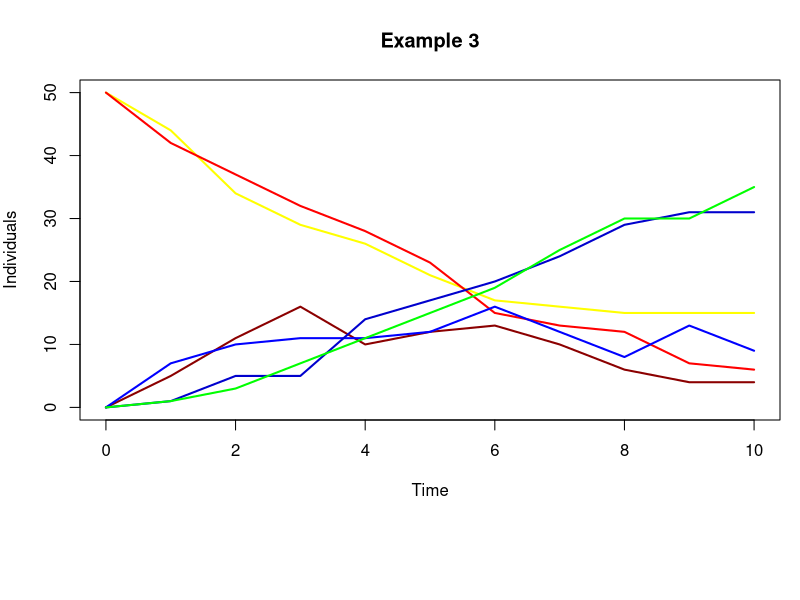

This chart was generated by the following R code:
#
# Copyright (C) 2017 Jacob Barhak, Leandro Watanabe, Chris Myers 
# This file is part of the SBML Arrays Examples.
#
# This script is free software: you can redistribute it and/or 
# modify it under the terms of the GNU Lesser General Public License as 
# published by the Free Software Foundation, either version 3 of the 
# License, or (at your option) any later version.
#
# ADDITIONAL CLARIFICATION
# This script is distributed in the hope that it will be 
# useful, but "as is" and WITHOUT ANY WARRANTY of any kind, including any 
# warranty that it will not infringe on any property rights of another party 
# or the IMPLIED WARRANTIES OF MERCHANTABILITY or FITNESS FOR A PARTICULAR 
# PURPOSE. THE AUTHORS assume no responsibilities with respect to the use 
# of it.
#  
#*******************************************************************************

year=0:10
data <- read.table("Example3.csv", header=TRUE, sep=",")
health_female_count <- rep(0, 11)
sick_female_count <- rep(0, 11)
dead_female_count <- rep(0,11)
health_male_count <- rep(0, 11)
sick_male_count <- rep(0, 11)
dead_male_count <- rep(0, 11)

for(i in 0:99)
{
  inst <- data[,paste("InstructionNumber",i,sep="_")]
  sex <- data[,paste("Male",i,sep="_")]
  interesting_inst_male = which(inst == 0.1 & sex == 1)
  interesting_inst_female = which(inst == 0.1 & sex == 0)
  if(length(interesting_inst_male) > 0)
  {
  dead <- data[interesting_inst_male,paste("Dead",i,sep="_")]
  health <- data[interesting_inst_male,paste("Healthy",i,sep="_")]
  sick  <- data[interesting_inst_male,paste("Sick",i,sep="_")]
  time <-  data[interesting_inst_male,paste("Time",i,sep="_")]
  
  health_male_count[time+1] = health_male_count[time+1] + health
  dead_male_count[time+1] = dead_male_count[time+1] + dead
  sick_male_count[time+1] = sick_male_count[time+1] + sick
  }
  else   if(length(interesting_inst_female) > 0)
  {
  dead <- data[interesting_inst_female,paste("Dead",i,sep="_")]
  health <- data[interesting_inst_female,paste("Healthy",i,sep="_")]
  sick  <- data[interesting_inst_female,paste("Sick",i,sep="_")]
  time <-  data[interesting_inst_female,paste("Time",i,sep="_")]
  
  health_female_count[time+1] = health_female_count[time+1] + health
  dead_female_count[time+1] = dead_female_count[time+1] + dead
  sick_female_count[time+1] = sick_female_count[time+1] + sick
  }
}

dead_male_count <- cumsum(dead_male_count)
dead_female_count <- cumsum(dead_female_count)

#colors = c("red",  "blue3",   "green1", "yellow","dark red", "blue1")
colors = c(  "yellow", "red", "dark red", "blue1", "blue3", "green1")

par(mar = c(9,4,4,1))
# Lines reordered alternating F,M groupd by Healthy, Sick, Dead
plot(year, health_female_count, type='l', col=colors[1], main='Example 3', ylab='Individuals', xlab = 'Time', ylim=c(0,50),lwd=2)
lines(year, health_male_count, type='l', col=colors[2], lwd=2)
lines(year, sick_female_count, type='l', col=colors[3],lwd=2)
lines(year, sick_male_count, type='l', col=colors[4],lwd=2)
lines(year, dead_female_count, type='l', col=colors[5],lwd=2)
lines(year, dead_male_count, type='l', col=colors[6],lwd=2)

#legend('bottom', legend=c('Healthy M', 'Sick M', 'Dead M','Healthy F', 'Sick F', 'Dead F'), col=colors,inset=c(0,-0.9), lwd=2,ncol=2,xpd = TRUE,lty=1)
legend('bottom', legend=c( 'Healthy F', 'Healthy M','Sick F', 'Sick M','Dead F','Dead M'), col=colors,inset=c(0,-0.9), lwd=2,ncol=3,xpd = TRUE,lty=1)




